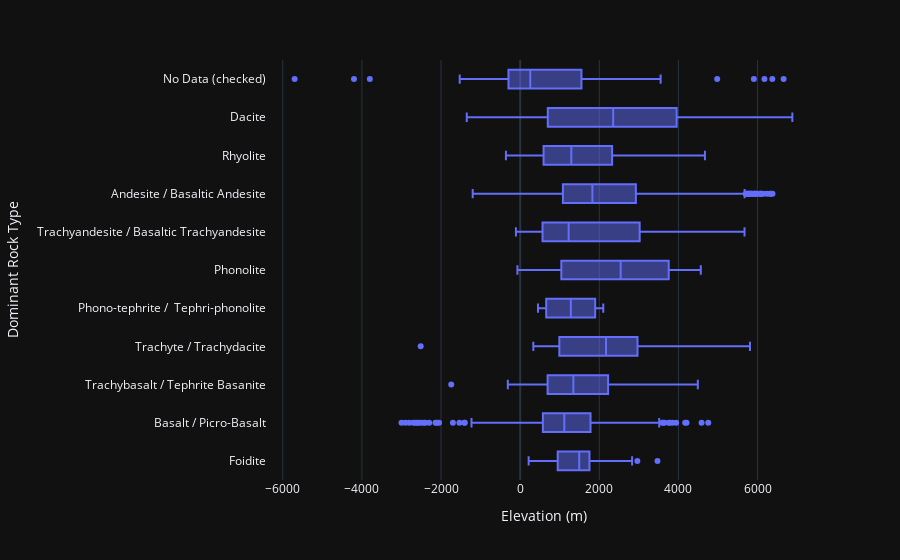

The notebook cell this image was saved under:
### Code cell
fig66 = px.box(data_frame=df_volcanoes, x='Elevation (m)', y='Dominant Rock Type')
fig66.show()

### Figure 1 — Plotly figure (JSON) as saved in the notebook; plotly's stock layout.template omitted (floating-point values rounded to 4 significant figures; data arrays with more than 128 entries replaced by an {"elided": "..."} marker saying what was removed)
{"data": [{"alignmentgroup": "True", "hovertemplate": "Elevation (m)=%{x}<br>Dominant Rock Type=%{y}<extra></extra>", "legendgroup": "", "marker": {"color": "#636efa"}, "name": "", "notched": false, "offsetgroup": "", "orientation": "h", "showlegend": false, "type": "box", "x": {"elided": "1398 int values"}, "x0": " ", "xaxis": "x", "y": {"elided": "1398 str values"}, "y0": " ", "yaxis": "y"}], "layout": {"boxmode": "group", "legend": {"tracegroupgap": 0}, "margin": {"t": 60}, "xaxis": {"anchor": "y", "domain": [0, 1], "title": {"text": "Elevation (m)"}}, "yaxis": {"anchor": "x", "domain": [0, 1], "title": {"text": "Dominant Rock Type"}}}}
